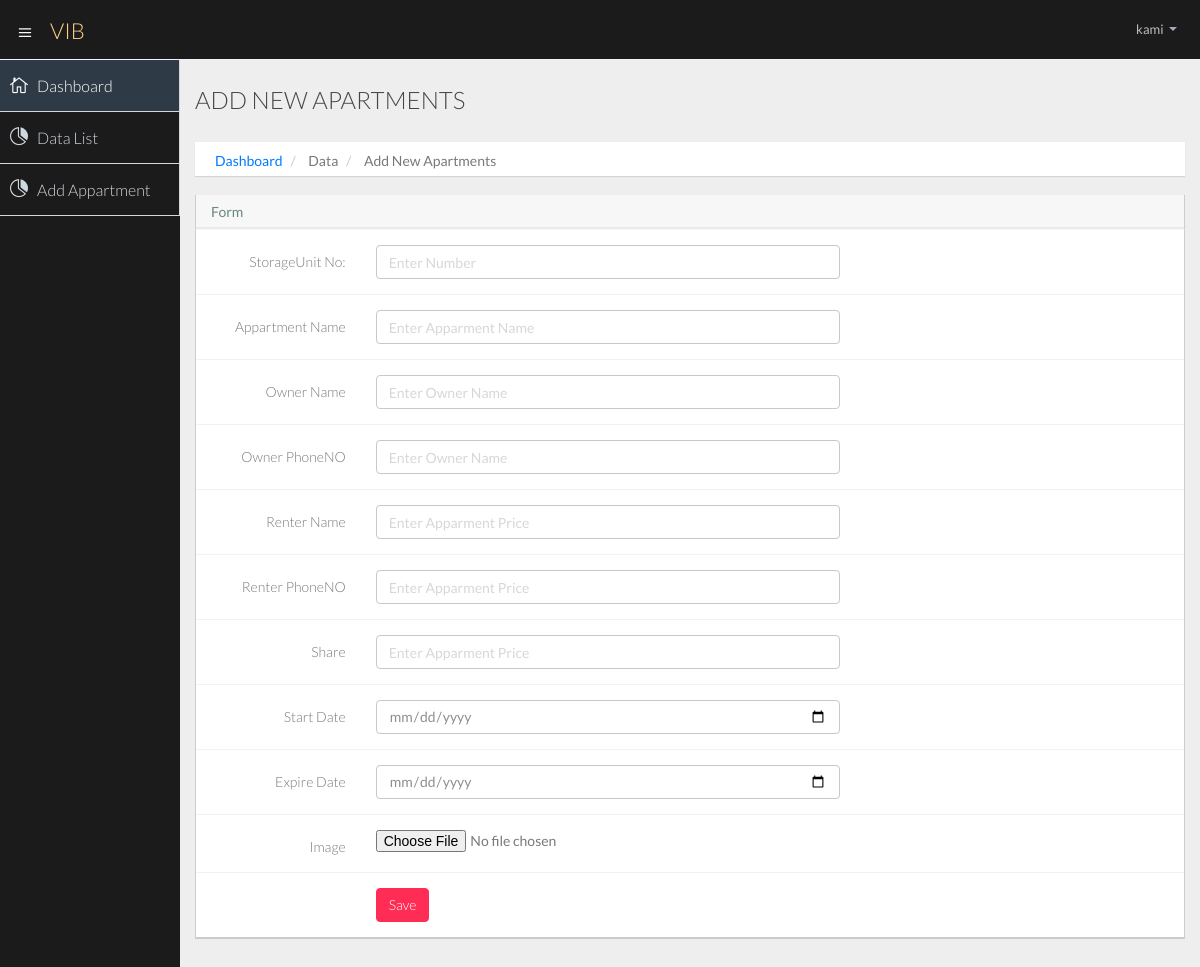
The app's page /update/6/ (signed in), older data.
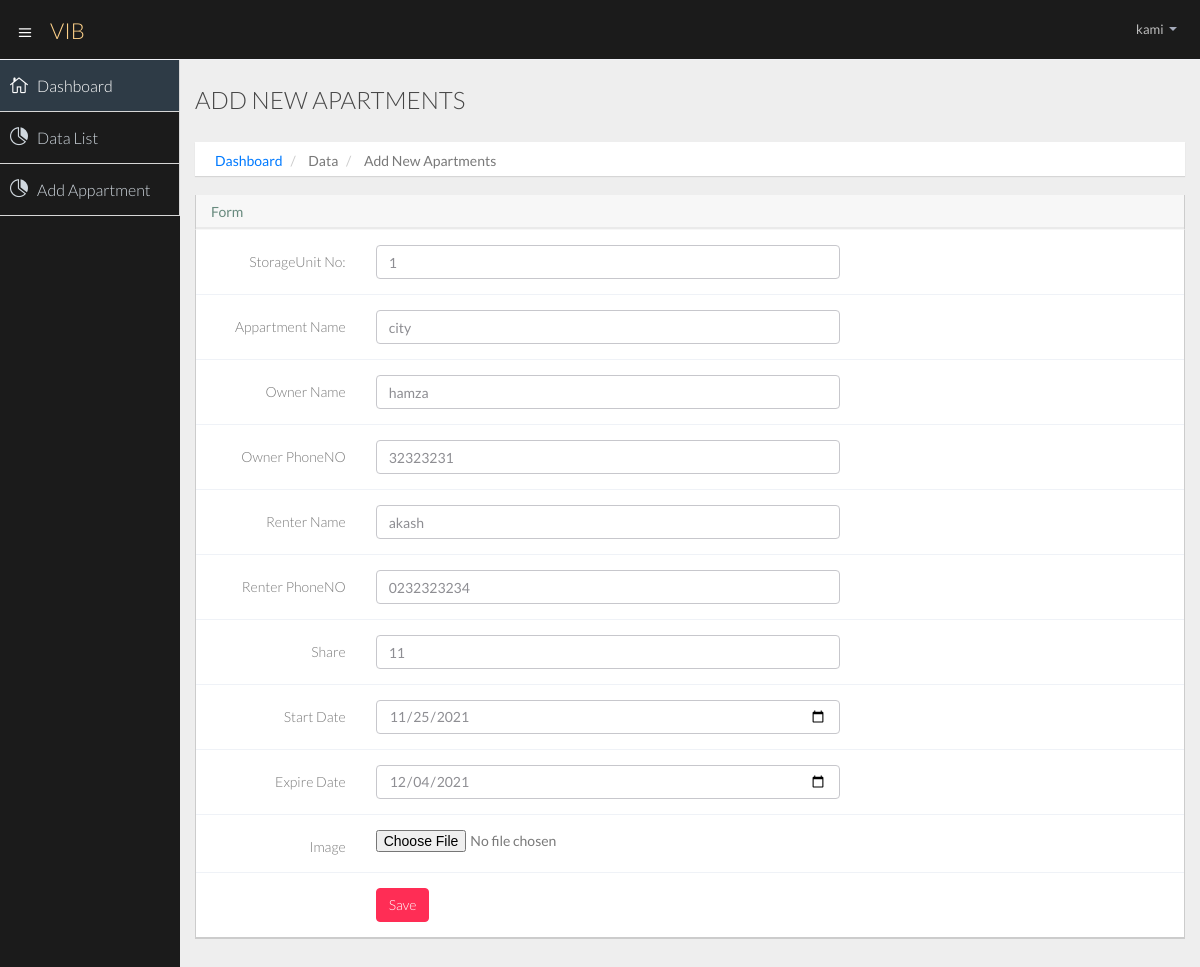
The same page, newer data.
### mainapp/models.py (models this page shows, shortened)
class addapartment(models.Model):
    id = models.AutoField(primary_key=True)
    user = models.ForeignKey(User, on_delete=models.CASCADE)
    appname = models.CharField(max_length=800)
    owner = models.CharField(max_length=800)
    renter =  models.CharField(max_length=800, default='1')
    OPhone =  models.CharField(max_length=800,default='1')
    RPhone =  models.CharField(max_length=800,default='1')
    share = models.PositiveIntegerField(default='1')
    stno = models.PositiveIntegerField(default='2')
    startdate = models.DateField(default=datetime.now(), blank=True)
    expiredate = models.DateField(default=datetime.now(), blank=True)
    image = models.FileField(upload_to ='image/',null=True)

### mainapp/views.py (the view, shortened to what this page needs)
# urls.py: path('update/<int:id>/', views.update, name='update'),
def update(request,id):
    user = User.objects.get(username=request.user.username)
    app = addapartment.objects.filter(user=user, id=id)
    context = {'app':app}
    return render(request, 'addappartment.html', context)

### templates/addappartment.html (shortened to what the changed rows need)
{% extends 'basic1.html' %}
{% block body %}
{% load static %}
<section id="main-content">
  <section class="wrapper">
    <section class="panel">
      <div class="panel-body">
        {% if app %}
        {% for a in app %}
        <form class="form-horizontal" role="form" method="post" enctype="multipart/form-data">
             <div class="form-group">
            <label for="inputJobTitle" class="col-lg-2 control-label">StorageUnit No:</label>
            <div class="col-lg-6">
              <input type="number" class="form-control" id="job_title" name="sno" value={{a.stno}}
                required>
            </div>
            </div>
           <div class="form-group">
            <label for="inputJobTitle" class="col-lg-2 control-label">Appartment Name</label>
            <div class="col-lg-6">
              <input type="text" class="form-control" id="job_title" name="appname" value={{a.appname}}
                required>
            </div>
          </div>
            <div class="form-group">
            <label for="inputJobTitle" class="col-lg-2 control-label">Owner Name</label>
            <div class="col-lg-6">
              <input type="text" class="form-control" id="job_title" name="oname" value={{a.owner}}
                required>
            </div>
          </div>
               <div class="form-group">
            <label for="inputJobTitle" class="col-lg-2 control-label">Owner PhoneNO</label>
            <div class="col-lg-6">
              <input type="text" class="form-control" id="job_title" name="ophone" value={{a.OPhone}}
                required>
            </div>
          </div>
            <div class="form-group">
            <label for="inputJobTitle" class="col-lg-2 control-label">Renter Name</label>
            <div class="col-lg-6">
              <input type="text" class="form-control" id="job_title" name="renter" value={{a.renter}}
                required>
            </div>
          </div>
           <div class="form-group">
            <label for="inputJobTitle" class="col-lg-2 control-label">Renter PhoneNO</label>
            <div class="col-lg-6">
              <input type="text" class="form-control" id="job_title" name="rphone" value={{a.RPhone}}
                required>
            </div>
          </div>
          <div class="form-group">
            <label for="inputJobTitle" class="col-lg-2 control-label">Share</label>
            <div class="col-lg-6">
              <input type="number" class="form-control" id="job_title" name="share" value={{a.share}}
                required>
            </div>
          </div>
            <div class="form-group">
            <label for="inputJobTitle" class="col-lg-2 control-label">Start Date</label>
            <div class="col-lg-6">
              <input type="date" class="form-control" id="job_title" name="sdate" value={{a.startdate|date:'Y-m-d'}}
                required>
            </div>
          </div>
            <div class="form-group">
            <label for="inputJobTitle" class="col-lg-2 control-label">Expire Date</label>
            <div class="col-lg-6">
              <input type="date" class="form-control" id="job_title" name="edate" value={{a.expiredate|date:'Y-m-d'}}
                required>
            </div>
          </div>
           <div class="form-group">
            <label for="inputJobTitle" class="col-lg-2 control-label">Image</label>
            <div class="col-lg-6">
               <input type="file" name="file" required >
            </div>
          </div>
          <div class="form-group">
            <div class="col-lg-offset-2 col-lg-10">
              <button type="submit" class="btn btn-danger">Save</button>
            </div>
          </div>
        </form>
        {% endfor %}
        {% else %}
        <form class="form-horizontal" role="form" method="post" enctype="multipart/form-data">
           <div class="form-group">
            <label for="inputJobTitle" class="col-lg-2 control-label">StorageUnit No:</label>
            <div class="col-lg-6">
              <input type="number" class="form-control" id="job_title" name="sno" placeholder="Enter Number"
                required>
            </div>
          </div>
          <div class="form-group">
            <label for="inputJobTitle" class="col-lg-2 control-label">Appartment Name</label>
            <div class="col-lg-6">
              <input type="text" class="form-control" id="job_title" name="appname" placeholder="Enter Apparment Name"
                required>
            </div>
          </div>
            <div class="form-group">
            <label for="inputJobTitle" class="col-lg-2 control-label">Owner Name</label>
            <div class="col-lg-6">
              <input type="text" class="form-control" id="job_title" name="oname" placeholder="Enter Owner Name"
                required>
            </div>
          </div>
               <div class="form-group">
            <label for="inputJobTitle" class="col-lg-2 control-label">Owner PhoneNO</label>
            <div class="col-lg-6">
              <input type="text" class="form-control" id="job_title" name="ophone" placeholder="Enter Owner Name"
                required>
            </div>
          </div>
            <div class="form-group">
            <label for="inputJobTitle" class="col-lg-2 control-label">Renter Name</label>
            <div class="col-lg-6">
              <input type="text" class="form-control" id="job_title" name="renter" placeholder="Enter Apparment Price"
                required>
            </div>
          </div>
           <div class="form-group">
            <label for="inputJobTitle" class="col-lg-2 control-label">Renter PhoneNO</label>
            <div class="col-lg-6">
              <input type="text" class="form-control" id="job_title" name="rphone" placeholder="Enter Apparment Price"
                required>
            </div>
          </div>
          <div class="form-group">
            <label for="inputJobTitle" class="col-lg-2 control-label">Share</label>
            <div class="col-lg-6">
              <input type="number" class="form-control" id="job_title" name="share" placeholder="Enter Apparment Price"
                required>
            </div>
          </div>
            <div class="form-group">
            <label for="inputJobTitle" class="col-lg-2 control-label">Start Date</label>
            <div class="col-lg-6">
              <input type="date" class="form-control" id="job_title" name="sdate" placeholder="Enter Start Date"
                required>
            </div>
          </div>
            <div class="form-group">
            <label for="inputJobTitle" class="col-lg-2 control-label">Expire Date</label>
            <div class="col-lg-6">
              <input type="date" class="form-control" id="job_title" name="edate" placeholder="Enter Expire Date"
                required>
            </div>
          </div>
           <div class="form-group">
            <label for="inputJobTitle" class="col-lg-2 control-label">Image</label>
            <div class="col-lg-6">
               <input type="file" name="file" required >
            </div>
          </div>
          <div class="form-group">
            <div class="col-lg-offset-2 col-lg-10">
              <button type="submit" class="btn btn-danger">Save</button>
            </div>
          </div>
        </form>
        {% endif %}
      </div>
    </section>
  </section>
</section>
{% endblock body %}

Row changes from the older to the newer data that the page shows:
added addapartment: sno "1", appname "city", oname "hamza", ophone "32323231", renter "akash", rphone "0232323234", share "11", sdate "11/25/2021", edate "12/04/2021"
Text that changed along with them:
text no longer shown: "StorageUnit No: Appartment Name Owner Name Owner PhoneNO Renter Name Renter PhoneNO Share Start Date Expire Date Image Save"
